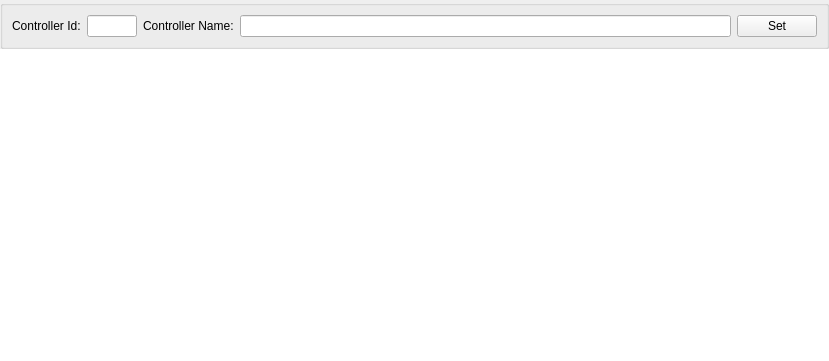
<?xml version="1.0" encoding="UTF-8"?>
<ui version="4.0">
 <class>CProgramControllerView</class>
 <widget class="QWidget" name="CProgramControllerView">
  <property name="geometry">
   <rect>
    <x>0</x>
    <y>0</y>
    <width>829</width>
    <height>361</height>
   </rect>
  </property>
  <property name="windowTitle">
   <string notr="true">ControllerView</string>
  </property>
  <layout class="QVBoxLayout" name="verticalLayout">
   <property name="spacing">
    <number>0</number>
   </property>
   <property name="margin">
    <number>0</number>
   </property>
   <item>
    <widget class="CStyledBar" name="m_pToolBar" native="true"/>
   </item>
   <item>
    <widget class="QGroupBox" name="groupBox">
     <property name="title">
      <string/>
     </property>
     <layout class="QHBoxLayout" name="horizontalLayout">
      <item>
       <widget class="QLabel" name="label">
        <property name="text">
         <string>Controller Id:</string>
        </property>
       </widget>
      </item>
      <item>
       <widget class="QLineEdit" name="lineEditId">
        <property name="sizePolicy">
         <sizepolicy hsizetype="Expanding" vsizetype="Preferred">
          <horstretch>0</horstretch>
          <verstretch>0</verstretch>
         </sizepolicy>
        </property>
        <property name="maximumSize">
         <size>
          <width>50</width>
          <height>16777215</height>
         </size>
        </property>
       </widget>
      </item>
      <item>
       <widget class="QLabel" name="label_4">
        <property name="sizePolicy">
         <sizepolicy hsizetype="Preferred" vsizetype="Preferred">
          <horstretch>0</horstretch>
          <verstretch>0</verstretch>
         </sizepolicy>
        </property>
        <property name="maximumSize">
         <size>
          <width>16777215</width>
          <height>16777215</height>
         </size>
        </property>
        <property name="text">
         <string>Controller Name:</string>
        </property>
       </widget>
      </item>
      <item>
       <widget class="QLineEdit" name="lineEditName">
        <property name="sizePolicy">
         <sizepolicy hsizetype="Preferred" vsizetype="Preferred">
          <horstretch>1</horstretch>
          <verstretch>0</verstretch>
         </sizepolicy>
        </property>
        <property name="minimumSize">
         <size>
          <width>0</width>
          <height>0</height>
         </size>
        </property>
        <property name="cursorPosition">
         <number>0</number>
        </property>
       </widget>
      </item>
      <item>
       <widget class="QPushButton" name="pushButtonSet">
        <property name="sizePolicy">
         <sizepolicy hsizetype="Preferred" vsizetype="Preferred">
          <horstretch>0</horstretch>
          <verstretch>0</verstretch>
         </sizepolicy>
        </property>
        <property name="text">
         <string>Set</string>
        </property>
       </widget>
      </item>
     </layout>
    </widget>
   </item>
   <item>
    <widget class="QTableView" name="tableView">
     <property name="minimumSize">
      <size>
       <width>0</width>
       <height>0</height>
      </size>
     </property>
     <property name="font">
      <font>
       <pointsize>12</pointsize>
      </font>
     </property>
     <property name="frameShape">
      <enum>QFrame::NoFrame</enum>
     </property>
    </widget>
   </item>
  </layout>
 </widget>
 <customwidgets>
  <customwidget>
   <class>CStyledBar</class>
   <extends>QWidget</extends>
   <header>style/cstyledbar.h</header>
   <container>1</container>
  </customwidget>
 </customwidgets>
 <resources/>
 <connections/>
</ui>
